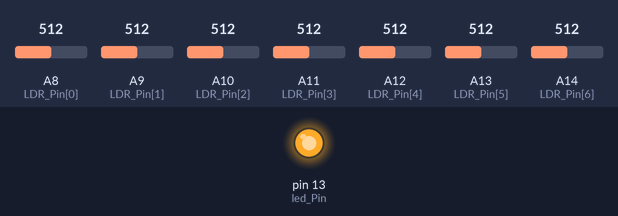
The sketch below on a simulated Arduino Mega 2560, built with avr-gcc and run on an emulated ATmega2560. Shown: output pins drawn as LEDs (lit = HIGH). Inputs (shaded band) come from the test bench; at power-on: A8 (LDR_Pin[0]) = 512, A9 (LDR_Pin[1]) = 512, A10 (LDR_Pin[2]) = 512, A11 (LDR_Pin[3]) = 512, A12 (LDR_Pin[4]) = 512, A13 (LDR_Pin[5]) = 512, A14 (LDR_Pin[6]) = 512. What the sketch prints to the serial monitor is not drawn.

Above: at 0.01 s.
At 31.1 s:
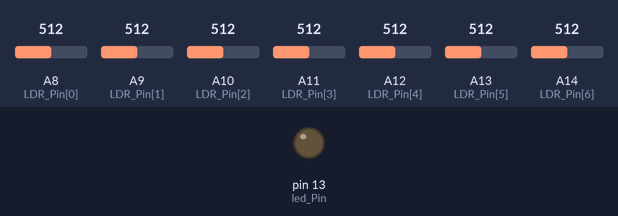
Timing chart, 0 to 32.6 s (numbered marks = the images above):
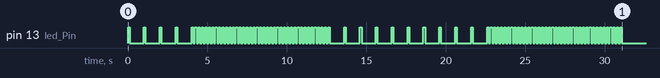

The sketch:

Calibration_Code_10_4.ino
```cpp
/* Calibration Code UCSD ECE 5 Lab 4 */
// Variables and Libaries for Motor

  // Variables for Light Sensors
    int LDR_Pin[7] = {A8,A9,A10,A11,A12,A13,A14};   // Arrays are used top simplify the code
    int LDR[7];                                     // these are variables that have multiple elements to each variable name
                                                    // LDR_Pin hold 7 values and A8 is the 0th element and A11 is the 4th element
  // Calibration Variables
    int led_Pin = 13;      /// This pin is for a led built into the Arduino that indicates what part of the calibration you are on
                  /// You can use any digital pin like digital pin 31 with an LED connected for better visibility
    float Mn[7];
    float Mx[7];
    float LDRf[7] = {0.,0.,0.,0.,0.,0.,0.};

    int   MxRead;
    int   MxIndex;
    float AveRead;
    int   CriteriaForMax;
    float WeightedAve;
    int   ii;
    int   im0,im1,im2;
    float error;

// ************************************************************************************************* //
// setup - runs once
void setup()
{

      Serial.begin(9600);        // For serial communication set up
      pinMode(led_Pin, OUTPUT);  // Note that all analog pins used are INPUTs by default so don't need pinMode

      Calibrate();               // Calibrate black and white sensing

}  // end setup()

// ************************************************************************************************* //
// loop - runs/loops forever
void loop()
{

      ReadPhotoResistors(); // Read photoresistors and map to 0-100 based on calibration

      CalcError();

      Print();          // Print values to serial monitor  //currently commented out but could be good for debugging =)

}  // end loop()

// ************************************************************************************************* //
// function to calibrate
void Calibrate()
 {
  // wait to make sure in position
     for (int calii = 0; calii < 4; calii++)
      {
        digitalWrite(led_Pin, HIGH);   // turn the LED on
        delay(100);                    // wait for 0.1 seconds
        digitalWrite(led_Pin, LOW);    // turn the LED off
        delay(900);                    // wait for 0.9 seconds
      }

   // Calibration
    // White Calibration
    int numMeas = 40;
    for (int calii = 0; calii < numMeas; calii++)
       {
              digitalWrite(led_Pin, HIGH);   // turn the LED on
              delay(100);                    // wait for 0.1 seconds
              digitalWrite(led_Pin, LOW);    // turn the LED off
              delay(100);                    // wait for 0.1 seconds

            for ( int ci = 0; ci < 7; ci++ )
               {
                  LDRf[ci] = LDRf[ci] + (float) analogRead(LDR_Pin[ci]);
                    delay(2);
               }
       }

       for ( int cm = 0; cm < 7; cm++ )
          {
              Mn[cm] = round(LDRf[cm]/(float)numMeas);  // take average
              LDRf[cm]=0.;
          }

    // Time to move from White to Black Surface
    for (int calii = 0; calii < 10; calii++)
      {
        digitalWrite(led_Pin, HIGH);
        delay(100);
        digitalWrite(led_Pin, LOW);
        delay(900);
      }

      // Black Calibration
      for (int calii = 0; calii < numMeas; calii++)
         {
              digitalWrite(led_Pin, HIGH);
              delay(100);
              digitalWrite(led_Pin, LOW);
              delay(100);

              for ( int ci = 0; ci < 7; ci++ )
                 {
                    LDRf[ci] = LDRf[ci] + (float) analogRead(LDR_Pin[ci]);
                      delay(2);
                 }
        }
       for ( int cm = 0; cm < 7; cm++ )
          {
              Mx[cm] = round(LDRf[cm]/(float)numMeas);  // take average
              LDRf[cm]=0.;
          }

  }  // end Calibrate()

  // ************************************************************************************************* //
// function to read photo resistors, map from 0 to 100, and find darkest photo resitor (MxIndex)
void ReadPhotoResistors()
 {
     for (int Li = 0; Li < 7; Li++)
        {
            LDR[Li] = map(analogRead(LDR_Pin[Li]), Mn[Li], Mx[Li], 0, 100);
              delay(2);
        }
 }   // end ReadPhotoResistors()

 // ************************************************************************************************* //
// Calculate error from photoresistor readings
void CalcError()
 {
        MxRead = -99;
        AveRead = 0.0;
        for (int ii=0;ii<7;ii++)
            {
              if (MxRead < LDR[ii])
                {
                  MxRead = LDR[ii];
                  MxIndex = -1*(ii-3);
                  im1 = (float)ii;
                }
              AveRead = AveRead+(float)LDR[ii]/7.;
            }
      CriteriaForMax = 2;  // max should be at least twice as big as the other values
      if (MxRead > CriteriaForMax*AveRead)
         {
            if (im1!=0 && im1!=6)
              {
               im0 = im1-1;
               im2 = im1+1;
               WeightedAve = ((float)(LDR[im0]*im0 + LDR[im1]*im1 + LDR[im2]*im2))/((float)(LDR[im0]+LDR[im1]+LDR[im2]));
               error = -1*(WeightedAve - 3);
              }
            else if (im1 == 0)
               {
                im2 = im1+1;
                WeightedAve = ((float)(LDR[im1]*im1 + LDR[im2]*im2))/((float)(LDR[im1]+LDR[im2]));
                error = -1*(WeightedAve - 3);
               }
             else if (im1 == 6)
               {
                im0 = im1-1;
                WeightedAve = ((float)(LDR[im0]*im0 + LDR[im1]*im1))/((float)(LDR[im0]+LDR[im1]));
                error = -1*(WeightedAve - 3);
               }
         }
 }  // end CalcError()

 // ************************************************************************************************* //
// function to print values of interest
void Print()
{

        Serial.print(LDR[0]); Serial.print(" ");  // Each photo resistor value is shown
        Serial.print(LDR[1]); Serial.print(" ");
        Serial.print(LDR[2]); Serial.print(" ");
        Serial.print(LDR[3]); Serial.print(" ");
        Serial.print(LDR[4]); Serial.print(" ");
        Serial.print(LDR[5]); Serial.print(" ");
        Serial.print(LDR[6]); Serial.print("    ");

        Serial.print(MxRead); Serial.print(" ");    // the maximum value from the photo resistors is shown again
        Serial.print(MxIndex);Serial.print("    "); // this is the index of that maximum (0 through 6) (aka which element in LDR)
        Serial.print(error); Serial.println("    ");  // this will show the calculated error (-3 through 3)

        delay(100); //just here to slow down the output for easier reading if wanted

}  // end Print()
```
